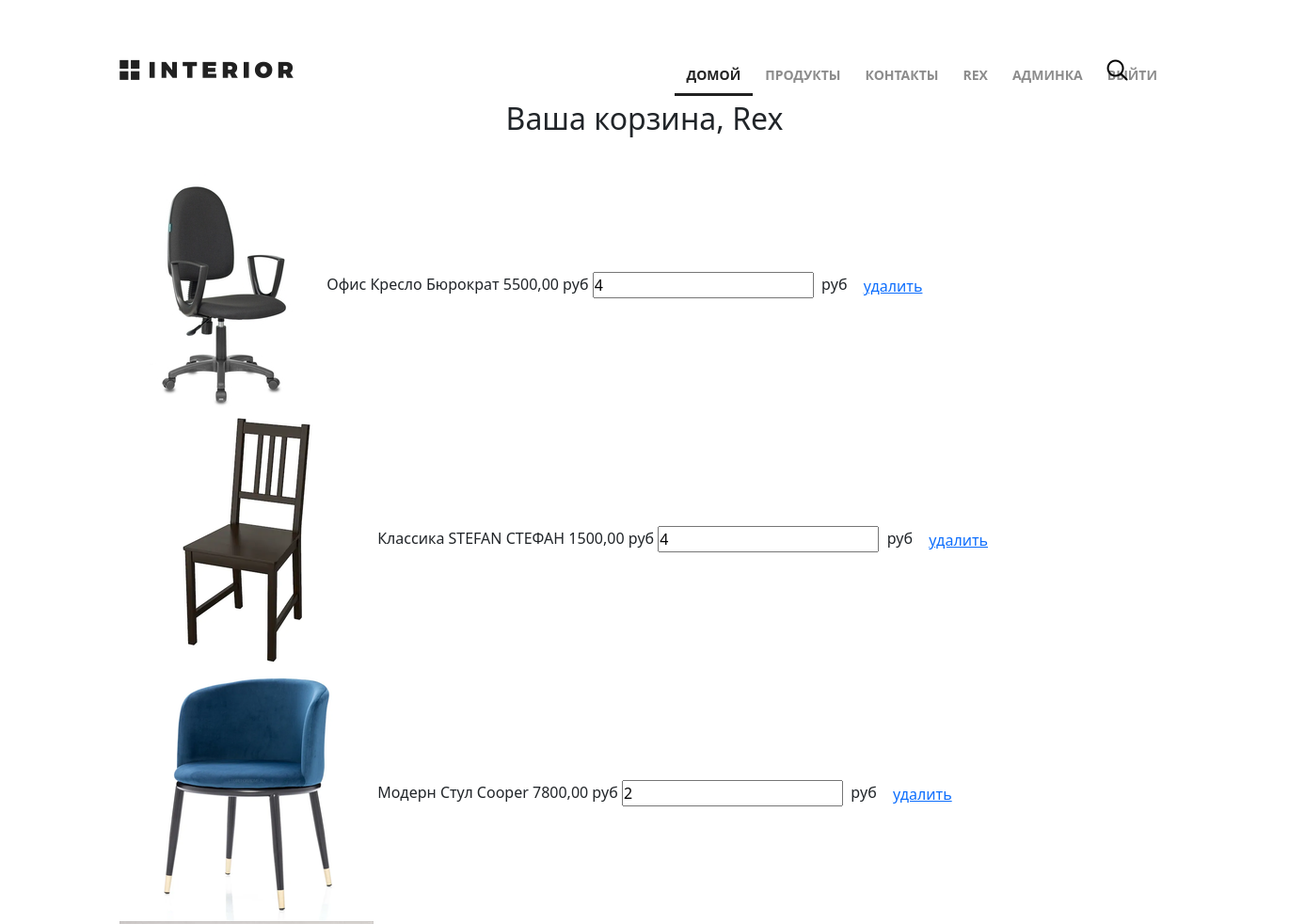
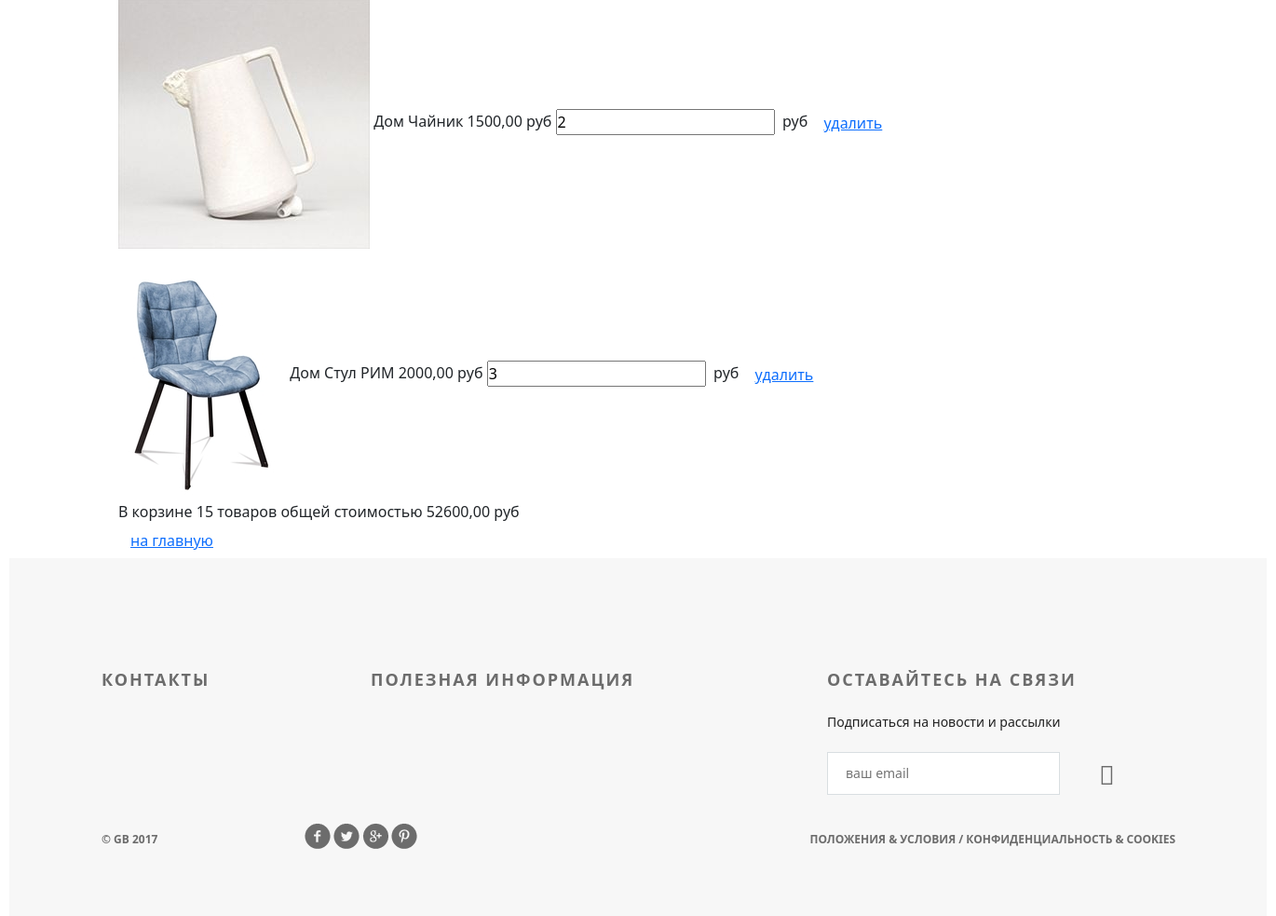
Page /basket/ (signed in) on the earlier database version (2 pictures, top to bottom).
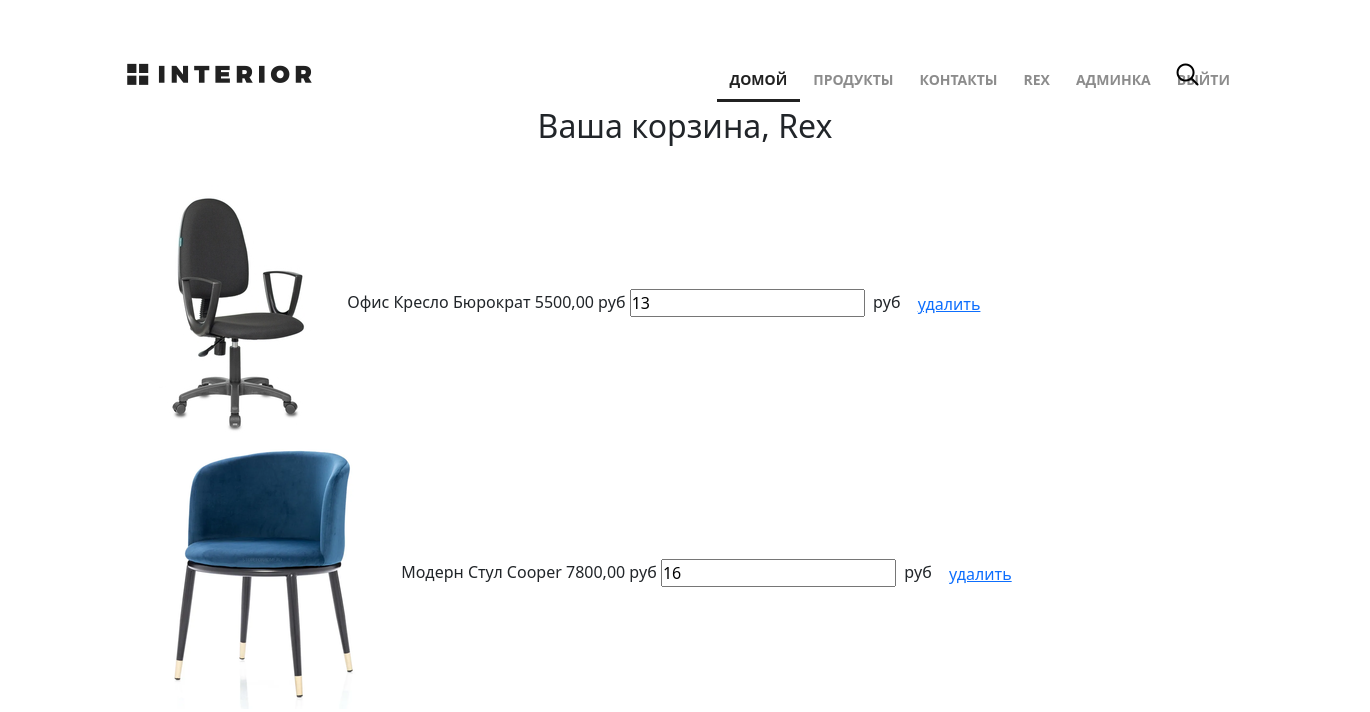
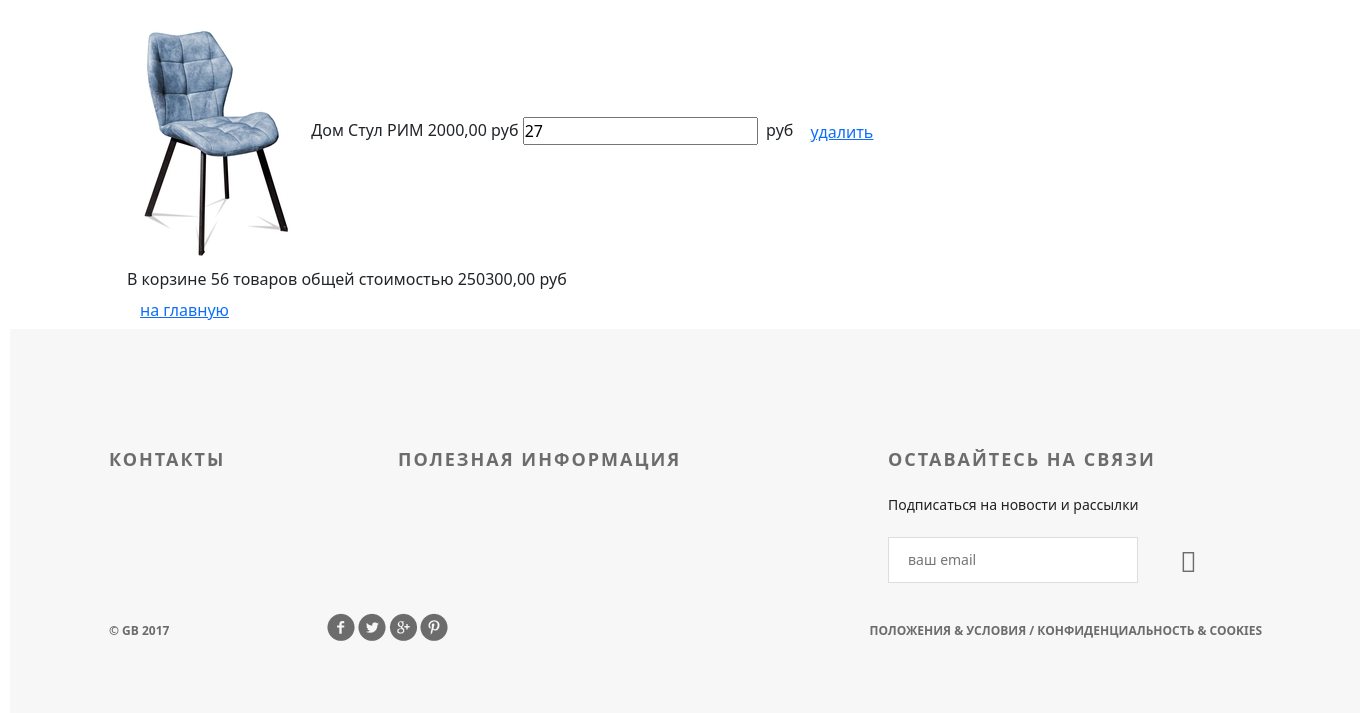
Same page on the later database version (2 pictures, top to bottom).
### authapp/models.py (models this page shows)
class ShopUser(AbstractUser):
    avatar = models.ImageField(upload_to='users_avatars', blank=True)
    age = models.PositiveIntegerField(verbose_name='возраст')

### basketapp/models.py (models this page shows)
class Basket(models.Model):
    user = models.ForeignKey(
        settings.AUTH_USER_MODEL,
        on_delete=models.CASCADE,
        related_name='basket',
    )
    product = models.ForeignKey(
        Product,
        on_delete=models.CASCADE,
    )
    quantity = models.PositiveIntegerField(verbose_name='количество', default=0)
    add_datetime = models.DateTimeField(verbose_name='время', auto_now_add=True)
    @property
    def product_cost(self):
        return self.product.price * self.quantity
    @property
    def total_quantity(self):
        _items = Basket.objects.filter(user=self.user)
        _total_quantity = sum(list(map(lambda x: x.quantity, _items)))
        return _total_quantity
    @property
    def total_cost(self):
        _items = Basket.objects.filter(user=self.user)
        _total_cost = sum(list(map(lambda x: x.product_cost, _items)))
        return _total_cost

### mainapp/models.py (models this page shows, shortened)
class Product(models.Model):
    category = models.ForeignKey(ProductCategory, on_delete=models.CASCADE)
    name = models.CharField(verbose_name='имя продукта', max_length=128)
    image = models.ImageField(upload_to='products_images', blank=True)
    short_desc = models.CharField(verbose_name='краткое описание продукта', max_length=60, blank=True)
    description = models.TextField(verbose_name='описание продукта', blank=True)
    price = models.DecimalField(verbose_name='цена продукта', max_digits=8, decimal_places=2, default=0)
    quantity = models.PositiveIntegerField(verbose_name='количество на складе', default=0)
    is_active = models.BooleanField(default=True)

class ProductCategory(models.Model):
    name = models.CharField(verbose_name='имя', max_length=64, unique=True)
    description = models.TextField(verbose_name='описание', blank=True)
    created = models.DateTimeField(auto_now_add=True)
    updated = models.DateTimeField(auto_now=True)
    is_active = models.BooleanField(default=True)

### basketapp/views.py (the view)
# urls.py: path('', basketapp.basket, name='index'),
@login_required
def basket(request):
    title = 'корзина'
    basket_items = Basket.objects.filter(user=request.user).order_by('product__category')
    context = {
        'title': title,
        'basket_items': basket_items,
    }
    return render(request, 'basketapp/basket.html', context=context)

### basketapp/templates/basketapp/basket.html (shortened to what this page needs)
{% extends 'geekshop/base.html' %}
{% load static %}
{% block css %}
    <link href="https://cdn.jsdelivr.net/npm/bootstrap@5.0.2/dist/css/bootstrap.min.css" rel="stylesheet">
{% endblock %}
{% block content %}
    <div class="header clearfix">
        {% include 'geekshop/includes/main_menu.html' %}
        <a href="#" class="basket"></a>
    </div>
    <div class="h2 text-center head">
      Ваша корзина,
      {% if user.first_name %}
        {{ user.first_name|title}}
      {% else %}
        Пользователь
      {% endif %}
    </div>
    {% include 'basketapp/includes/inc_basket_list.html' %}
{% endblock %}

### geekshop/templates/geekshop/base.html (shortened to what this page needs)
{% load static %}
<!DOCTYPE html>
<html>
<head>
    <link rel="stylesheet" type="text/css" href="{% static '/geekshop/style.css' %}">
    <link rel="stylesheet" href="https://pro.fontawesome.com/releases/v5.10.0/css/fontawesome.css"
/>
    {% block css %}
    {% endblock %}
</head>
<body>
<div class="container">
    {% block content %}
    {% endblock %}
    <div class="clr"></div>
</div>
<div class="footer">
    <div class="clearfix">
        <div class="text-footer">
            <h3>контакты</h3>
        </div>
        <div class="text-footer">
            <h3>полезная информация</h3>
        </div>
        <div class="text-footer clearfix">
            <h3>Оставайтесь на связи</h3>
            <p>Подписаться на новости и рассылки</p>
            <form>
                <input type="email" name="email" placeholder="ваш email">
                <a href="#"><i class="fa fa-paper-plane fa-2x" aria-hidden="true"></i></a>
            </form>
        </div>
    </div>
    <p class="small">&copy; GB 2017</p>
    <div class="social">
        <a href="#" class="social1"></a>
        <a href="#" class="social2"></a>
        <a href="#" class="social3"></a>
        <a href="#" class="social4"></a>
    </div>
    <p class="small">Положения &amp; Условия / Конфиденциальность &amp; Cookies</p>
</div>
</body>
</html>

### geekshop/templates/geekshop/includes/main_menu.html (shortened to what this page needs)
<a href="{% url 'index' %}" class="logo"></a>
<ul class="menu">
    <li><a href="{% url 'index' %}" class="active">домой</a></li>
    <li><a href="{% url 'products:index' %}">продукты</a></li>
    <li><a href="{% url 'contacts' %}">контакты</a></li>
    {% if user.is_authenticated %}
        <li>
            <a href="{% url 'auth:edit' %}">
                {{ user.first_name|default:'Пользователь' }}
            </a>
        </li>
        {% if user.is_superuser %}
            <li>
                <a href="{% url 'admin_staff:users' %}">
                    админка
                </a>
            </li>
        {% endif %}
    {% endif %}
    <li>
        {% if user.is_authenticated %}
            <a href="{% url 'auth:logout' %}">выйти</a>
        {% else %}
            <a href="{% url 'auth:login' %}">войти</a>
        {% endif %}
    </li>
</ul>
<a href="#" class="search"></a>

### basketapp/templates/basketapp/includes/inc_basket_list.html
 <div class="basket_list mt-4">
  {% for item in basket_items %}
    <div class="basket_record">
      <img src="/media/{{ item.product.image }}"
           alt="{{ item.product.short_desc }}">
      <span class="category_name">{{ item.product.category.name }}</span>
      <span class="product_name">{{ item.product.name }}</span>
      <span class="product_price">{{ item.product.price }}&nbspруб</span>
      <input type="number" name="{{ item.pk }}"
                           min="0"
                           value="{{ item.quantity }}">
      <span class="product_cost">{{ item.cost }}&nbspруб</span>
      <button class="btn btn-round">
        <a href="{% url 'basket:remove' item.pk %}" class="">
          удалить
        </a>
      </button>
    </div>
  {% endfor %}
  {% if basket_items %}
    <div class="basket_summary">
      В корзине {{ basket_items.0.total_quantity }} товаров общей стоимостью
                {{ basket_items.0.total_cost }} руб
    </div>
  {% endif %}
    <button class="btn btn-round">
      <a href="{% url 'index' %}">на главную</a>
    </button>
  </div>

### geekshop/static/geekshop/style.css (style rules this page uses)
* { margin: 0; padding: 0; }
body { font-family: 'Montserrat', sans-serif; }
html, body { height: 100%; }
.clr { height: 384px; }
.container { width: 1366px; margin: 0 auto; min-height: 100%; }
.logo { background-image: url(img/logo.png); margin-top: 63px; width: 185px; height: 22px; float: left; }
.menu { list-style-type: none; margin-top: 67px; float: right; }
.menu li { float: left; }
.menu a { color: #8c8c8c; font-size: 14px; font-weight: 700; text-align: right; text-transform: uppercase; text-decoration: none; padding: 10px 13px; }
.menu .active { color: #212121; font-weight: 700; border-bottom: 3px solid #212121; }
.search { display: block; width: 23px; height: 23px; background-image: url(img/search.png); position: absolute; top: 63px; left: 1176px; }
.basket { display: block; width: 150px; height: 23px; background-image: url(img/basket.png); position: absolute; top: 60px; left: 1210px; }
.clearfix:after { content: ""; display: block; clear: both; }
.footer { height: 384px; width: 1350px; background-color: #f7f7f7; padding-left: 99px; padding-right: 98px; margin: -384px auto 0; clear: both; }
.footer form { position: relative; }
.footer form a i { display: block; width: 21px; height: 21px; position: absolute; z-index: 2; top: 10px; right: 50px; color: #6c6c6c; }
.text-footer { margin-top: 120px; width: 221px; float: left; margin-right: 68px; }
.text-footer:last-child { margin-right: 0; }
.text-footer h3 { text-transform: uppercase; color: #6c6c6c; font-size: 18px; font-weight: 700; text-align: left; margin-bottom: 22px; letter-spacing: 2px; }
.text-footer p { color: #212121; font-size: 14px; font-weight: 300; line-height: 24px; text-align: left; margin-bottom: 20px; }
.text-footer a { text-decoration: none; text-transform: uppercase; color: #212121; font-size: 14px; font-weight: 700; line-height: 26px; text-align: left; }
.text-footer:nth-child(2) { width: 422px; }
.text-footer:nth-child(3) { width: 363px; }
.text-footer input { border-width: 1px; border-color: #d9dee1; border-style: solid; background-color: #ffffff; width: 250px; height: 46px; outline: none; color: #6c6c6c; font-size: 14px; font-weight: 300; line-height: 22px; text-align: left; padding-left: 19px; padding-right: 70px; }
.footer .small { text-transform: uppercase; float: left; color: #6c6c6c; font-size: 12px; font-weight: 700; line-height: 26px; text-align: left; margin-top: 35px; }
.social { height: 28px; width: 121px; float: left; margin-left: 158px; margin-top: 30px; }
.social1 { background: url(img/social-links.png); height: 28px; width: 28px; float: left; }
.social2 { background: url(img/social-links.png); background-position: -34px 0px; height: 28px; width: 28px; float: left; margin-left: 3px; }
.social3 { background: url(img/social-links.png); background-position: -67px 0px; height: 28px; width: 28px; float: left; margin-left: 3px; }
.social4 { background: url(img/social-links.png); background-position: -101px 0px; height: 28px; width: 28px; float: left; margin-left: 3px; }
.footer .small:nth-child(4) { float: right; }

Differences in the rows shown:
removed Basket: product.image (picture), product.category.name "Классика", product.name "STEFAN СТЕФАН", product.price "1500,00", pk "4"
removed Basket: product.image (picture), product.category.name "Дом", product.name "Чайник", product.price "1500,00", quantity "2"
changed Basket "Офис": quantity "4" → "13"; user+quantity "15" → "56"; user+product+quantity "52600,00" → "250300,00"
changed Basket "Модерн": quantity "2" → "16"
changed Basket "Дом": quantity "3" → "27"
